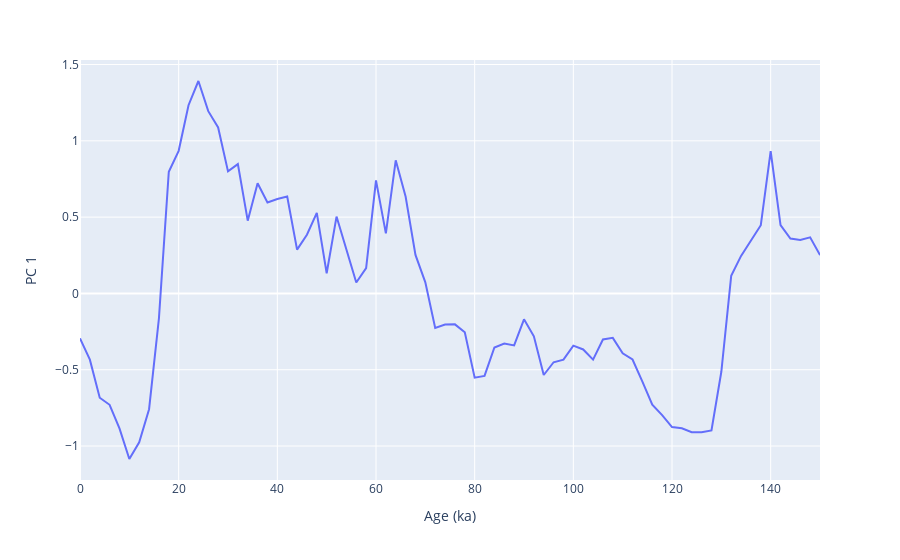

The notebook cell this image was saved under:
### Code cell
df_proxy_seaice_pc

# plot column 0 and column 1 as interactive plot using plotly
import plotly.express as px
fig = px.line(df_proxy_seaice_pc, x='Age (ka)', y='PC 1')
fig.show()
# plt.plot(df_proxy_seaice_pc['Age (ka)'], df_proxy_seaice_pc['PC 1'], color='m', marker='x', markersize=10, linewidth=2.5, linestyle='--', label='Proxy PC1')

### Figure 1 — Plotly figure (JSON) as saved in the notebook; plotly's stock layout.template omitted (floating-point values rounded to 4 significant figures)
{"data": [{"hovertemplate": "Age (ka)=%{x}<br>PC 1=%{y}<extra></extra>", "legendgroup": "", "line": {"color": "#636efa", "dash": "solid"}, "marker": {"symbol": "circle"}, "mode": "lines", "name": "", "orientation": "v", "showlegend": false, "type": "scatter", "x": [0, 2, 4, 6, 8, 10, 12, 14, 16, 18, 20, 22, 24, 26, 28, 30, 32, 34, 36, 38, 40, 42, 44, 46, 48, 50, 52, 54, 56, 58, 60, 62, 64, 66, 68, 70, 72, 74, 76, 78, 80, 82, 84, 86, 88, 90, 92, 94, 96, 98, 100, 102, 104, 106, 108, 110, 112, 114, 116, 118, 120, 122, 124, 126, 128, 130, 132, 134, 136, 138, 140, 142, 144, 146, 148, 150], "xaxis": "x", "y": [-0.294, -0.4342, -0.6833, -0.7299, -0.8843, -1.085, -0.9758, -0.7587, -0.1634, 0.7974, 0.9346, 1.234, 1.392, 1.194, 1.088, 0.7997, 0.8474, 0.477, 0.7222, 0.5961, 0.6185, 0.6347, 0.2868, 0.3846, 0.5278, 0.1321, 0.5038, 0.295, 0.07152, 0.1664, 0.7407, 0.3934, 0.8725, 0.6347, 0.2526, 0.0725, -0.2258, -0.2038, -0.2028, -0.2547, -0.5523, -0.5407, -0.3546, -0.3283, -0.3408, -0.1695, -0.2808, -0.5346, -0.4511, -0.4341, -0.342, -0.3671, -0.4339, -0.302, -0.2912, -0.3925, -0.4328, -0.5777, -0.7283, -0.797, -0.8759, -0.8833, -0.9096, -0.9101, -0.8975, -0.5135, 0.1157, 0.2461, 0.3484, 0.4472, 0.9323, 0.4477, 0.3595, 0.3508, 0.3677, 0.251], "yaxis": "y"}], "layout": {"legend": {"tracegroupgap": 0}, "margin": {"t": 60}, "xaxis": {"anchor": "y", "domain": [0, 1], "title": {"text": "Age (ka)"}}, "yaxis": {"anchor": "x", "domain": [0, 1], "title": {"text": "PC 1"}}}}
